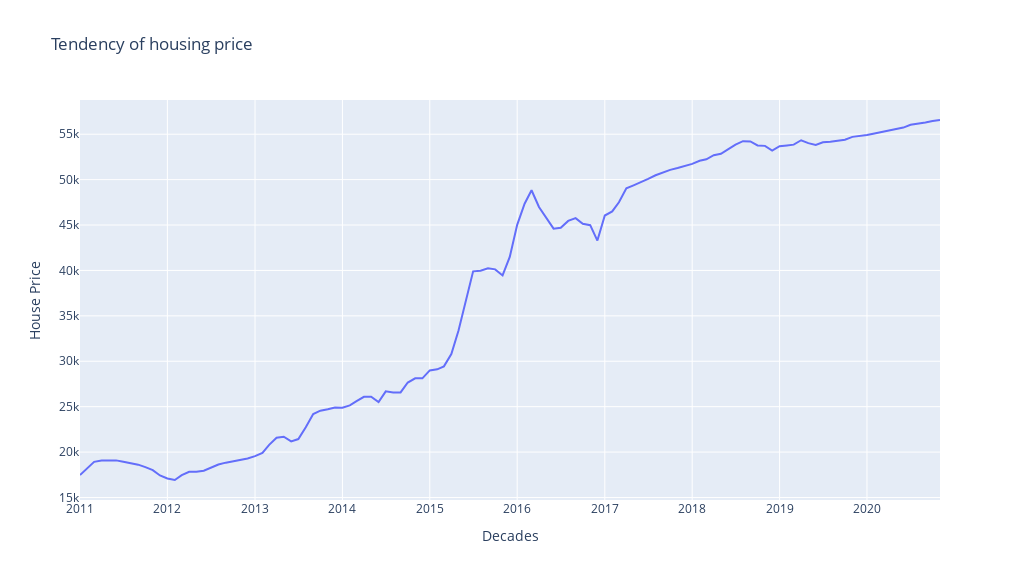

Source (notebook cell):
### Code cell
#update the layout part of this figure
figure1['layout'].update( 
    xaxis = dict(
        title = 'Decades', # name the title of the X-axis
        titlefont = dict(
            size = 15, 
            family = 'Courier New, monospace', 
        )
    ),
    yaxis = dict(
        title = 'House Price', # name the title of the Y-axis
        titlefont = dict(
            size = 15, 
            family = 'Courier New, monospace', 
        )
    ),
)


figure1['layout'].update(height=580, width=1020,title='Tendency of housing price') 
# adjust the size and add title for the chart


plotly.offline.iplot(figure1) # 'plotly.offline.iplot' to show the chart on this notebook
